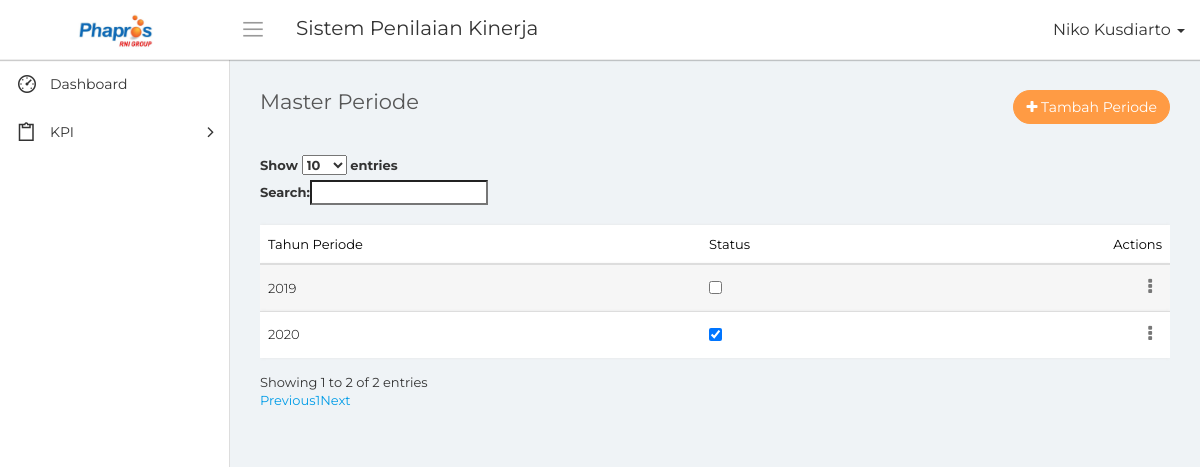
/data_periode.php (signed in), run on the app's committed database.
### tables this page shows
CREATE TABLE `mst_periode` (
  `id_periode` bigint(20) NOT NULL,
  `tahun` int(10) NOT NULL,
  `status` int(5) NOT NULL
);

### conn/database.php (called while the page is built, shortened)
<?php
	class database{
		function __construct(){
			$this->connection = new mysqli('localhost', 'root', '','phapros_final');
		}
		function tampil_akses(){
			$query = $this->connection->query("SELECT * FROM akses_menu");
			while($tampil = $query->fetch_array())
				$hasil[] = $tampil;
			return $hasil;
		}
		function tampil_periode($id_periode = null){
			if($id_periode == null)
				$query = $this->connection->query("SELECT * FROM mst_periode");
			else
				$query = $this->connection->query("SELECT * FROM mst_periode WHERE id_periode = '$id_periode'");
			while($tampil = $query->fetch_array())
				$hasil[] = $tampil;
			return $hasil;
		}
	}
?>

### data_periode.php (the view, shortened to what this page needs)
<?php
    include "conn/database.php";
    $db = new database();
    $nama = $_SESSION['nama'];
    $jabatan = $_SESSION['id_jabatan'];
?>
<!DOCTYPE html>
<html>
    <head>
        <link rel="stylesheet" type="text/css" href="assets/css/bootstrap.min.css">
        <link rel="stylesheet" type="text/css" href="assets/css/font-awesome.min.css">
        <link rel="stylesheet" type="text/css" href="assets/css/line-awesome.min.css">
        <link rel="stylesheet" type="text/css" href="https://cdn.datatables.net/v/dt/dt-1.10.18/datatables.min.css"/>
		<link rel="stylesheet" type="text/css" href="assets/css/select2.min.css">
		<link rel="stylesheet" type="text/css" href="assets/css/bootstrap-datetimepicker.min.css">
        <link rel="stylesheet" type="text/css" href="assets/css/style.css">
    </head>
    <body>
        <div class="main-wrapper">
            <div class="header">
				<div class="header-left">
                    <a href="index.php" class="logo">
						<img src="assets/img/logo-phapros.jpg" width="75" height="" alt="">
					</a>
                </div>
				<a id="toggle_btn" href="javascript:void(0);"><i class="la la-bars"></i></a>
                <div class="page-title-box pull-left">
					<h3>Sistem Penilaian Kinerja</h3>
                </div>
				<ul class="nav navbar-nav navbar-right user-menu pull-right">
					<li class="dropdown">
						<a href="" class="dropdown-toggle user-link" data-toggle="dropdown" title="Admin">
							<span>
                                <?php echo $nama; ?>
                            </span>
							<i class="caret"></i>
						</a>
					</li>
				</ul>
            </div>
            <div class="sidebar" id="sidebar">
                <div class="sidebar-inner slimscroll">
					<div id="sidebar-menu" class="sidebar-menu">
						<ul>
							<li>
								<a href="index.php"><i class="la la-dashboard"></i> <span>Dashboard</span></a>
							</li>
                            <?php
                                foreach($db->tampil_akses() as $tampil)
                                {
                                    if($tampil['id_jabatan'] == $jabatan)
                                    {
                                        $m1 = $tampil['menu1'];
                                        $m2 = $tampil['menu2'];
                                        $m3 = $tampil['menu3'];
                                        $m4 = $tampil['menu4'];
                                        $m5 = $tampil['menu5'];
                                        $m6 = $tampil['menu6'];
                                        $m7 = $tampil['menu7'];
                                    }
                                }
                            ?>
                            <li class="submenu">
								<a href="#"><i class="la la-clipboard"></i> <span> KPI</span> <span class="menu-arrow"></span></a>
							</li>
						</ul>
					</div>
                </div>
            </div>
            <div class="page-wrapper">
                <div class="content container-fluid">
					<div class="row">
						<div class="col-xs-8">
							<h4 class="page-title">Master Periode</h4>
						</div>
						<div class="col-xs-4 text-right m-b-30">
							<a href="#" class="btn btn-primary rounded pull-right" data-toggle="modal" data-target="#add_ticket"><i class="fa fa-plus"></i> Tambah Periode</a>
						</div>
					</div>
                    <div class="row">
                        <div class="col-xs-12">
                        </div>
                    </div>
					<div class="row">
						<div class="col-md-12">
							<div class="table-responsive">
								<table class="table table-striped custom-table m-b-0 display" id="tabel">
									<thead>
										<tr>
											<th>Tahun Periode</th>
											<th>Status</th>
											<th class="text-right">Actions</th>
										</tr>
									</thead>
									<tbody>
                                    <?php
                                        foreach($db->tampil_periode(null) as $data)
                                        {
                                    ?>
                                            <tr>
                                                <td><?php echo $data['tahun']; ?></td>
                                                <td><input data-id="<?php echo $data['id_periode']; ?>" type="checkbox" <?php echo ($data['status'] == '1')?'checked':''; ?> data-field='status1' id='verifikasi1'></td>
                                                <td class="text-right">
                                                    <div class="dropdown">
                                                        <a href="#" class="action-icon dropdown-toggle" data-toggle="dropdown" aria-expanded="false"><i class="fa fa-ellipsis-v"></i></a>
                                                    </div>
                                                </td>
                                            </tr>
                                    <?php
                                        }
                                    ?>
									</tbody>
								</table>
							</div>
						</div>
					</div>
                </div>
            </div>
        </div>
    </body>
</html>

### data on the page
mst_periode: tahun "2019"
mst_periode: tahun "2020", status "☑"

### other printed values
$nama "Niko Kusdiarto"
